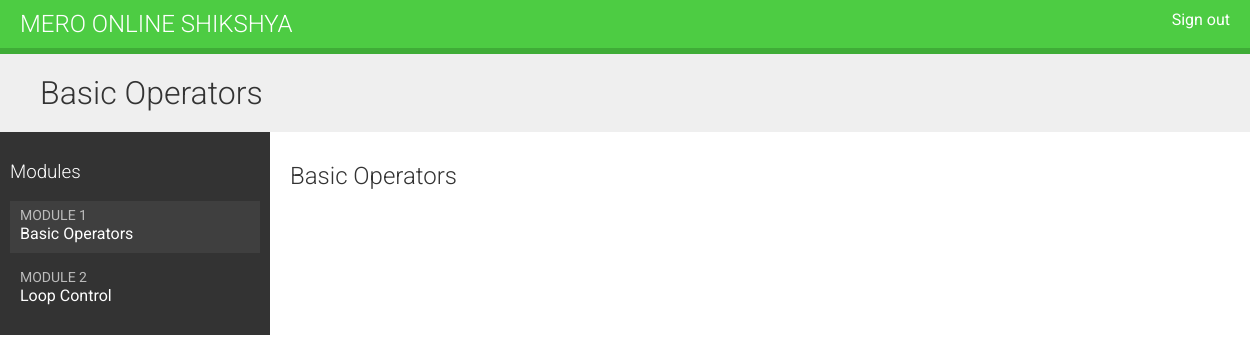
/students/course/16/24/ (signed in), run on the app's committed database.
### courses/models.py (models this page shows, shortened)
class Module(models.Model):
    course = models.ForeignKey(Course, related_name='modules', on_delete=models.CASCADE)
    title = models.CharField(max_length=200)
    description = models.TextField(blank=True)
    order = OrderField(blank=True, for_fields=['course'])
    class Meta:
        ordering = ['order']

class Content(models.Model):
    module = models.ForeignKey(Module, related_name='contents', on_delete=models.CASCADE)
    content_type = models.ForeignKey(ContentType, on_delete=models.CASCADE, limit_choices_to={'model__in':('text', 'video', 'image', 'file')})
    object_id = models.PositiveIntegerField()
    item = GenericForeignKey('content_type', 'object_id')
    order = OrderField(blank=True, for_fields=['module'])
    class Meta:
        ordering = ['order']

class ItemBase(models.Model):
    owner = models.ForeignKey(User, related_name='%(class)s_related', on_delete=models.CASCADE)
    title = models.CharField(max_length=250)
    created = models.DateTimeField(auto_now_add=True)
    updated = models.DateTimeField(auto_now=True)
    class Meta:
        abstract = True
    def render(self):
        return render_to_string(f'contents/{self._meta.model_name}.html', {'item': self})

class Video(ItemBase):
    url = models.URLField()

### students/views.py (the view)
# urls.py: path('course/<pk>/', views.StudentCourseDetailView.as_view(), name='student_course_detail'),
class StudentCourseDetailView(DetailView):
    model = Course
    template_name = 'course/details.html'
    def get_queryset(self):
        qs = super() .get_queryset()
        return qs.filter(students__in=[self.request.user])
    def get_context_data(self, **kwargs):
        context = super() .get_context_data(**kwargs)
        course = self.get_object()
        if 'module_id' in self.kwargs:
            context['module'] = course.modules.get(id=self.kwargs['module_id'])
        else:
            context['module'] = course.modules.all()
        return context

### students/templates/course/details.html (shortened to what this page needs)
{% extends "base.html" %}
{% block content %}
    <h1>
    {{ module.title }}
    </h1>
    <div class="contents">
        <h3>Modules</h3>
        <ul id="modules">
            {% for m in object.modules.all %}
                <li data-id="{{ m.id }}" {% if m == module %}class="selected"{% endif %}>
                <a href="{% url "student_course_detail_module" object.id m.id %}">
                <span>
                 Module <span class="order">{{ m.order|add:1 }}</span>
                 </span>
                <br>
                 {{ m.title }}
                </a>
                </li>
            {% empty %}
             <li>No modules yet.</li>
             {% endfor %}
        </ul>
    </div>
    <div class="module">
        {% for content in module.contents.all %}
            {% with item=content.item %}
                <h2>{{ item.title }}</h2>
            {% endwith %}
        {% endfor %}
    </div>
{% endblock %}

### courses/static/base.css (style rules this page uses)
body { margin: 0; font-family: 'Roboto', sans-serif; font-weight: 400; color: #333; }
a { color: #3fad37; text-decoration: none; }
ul { float: left; }
h1, h2, h3, h4, h5, h6 { font-family: 'Roboto', sans-serif; font-weight: 300; }
h1 { background: #efefef; width: 100%; overflow: auto; padding: 20px 0 20px 40px; margin: 0; }
.module { padding: 10px 20px; float: left; width: 600px; }
.contents { width: 20%; padding: 10px; float: left; background: #333; color: #fff; font-family: 'Roboto', sans-serif; }
.contents ul { list-style: none; margin: 0; padding: 0; width: 100%; }
.contents ul li { margin: 0 0 10px 0; padding: 4px 10px 10px; overflow: auto; cursor: move; }
.contents ul li.selected { background: #3f3f3f; }
.contents ul span { text-transform: uppercase; color: #bbb; font-size: 14px; }
.contents ul a { display: block; color: #fff; text-decoration: none; }

### data on the page
Module: title "Basic Operators", order|add "1"
Module: order|add "2", title "Loop Control"
Content: item "Basic Operators"
